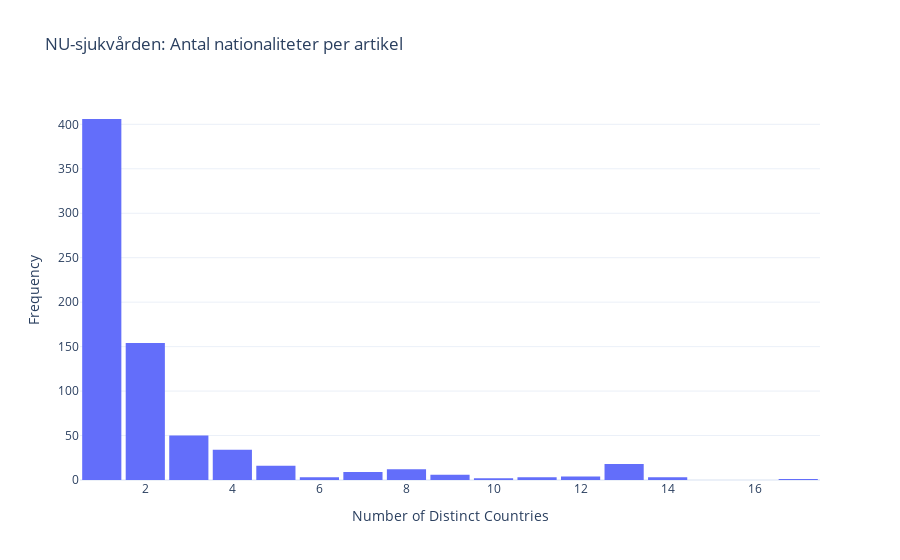

The notebook cell this image was saved under:
### Code cell
import plotly.express as px

# Create a histogram for the countries_distinct_count column using Plotly
fig = px.histogram(
    df,
    x='countries_distinct_count',
    nbins=20,  # Set the number of bins
    title='NU-sjukvården: Antal nationaliteter per artikel',
    labels={'countries_distinct_count': 'Number of Distinct Countries'}
)

# Update layout for better visualization
fig.update_layout(
    xaxis_title='Number of Distinct Countries',
    yaxis_title='Frequency',
    bargap=0.1,  # Adjust gap between bars
    template='plotly_white'
)

# Show the figure
fig.show()

### Figure 1 — Plotly figure (JSON) as saved in the notebook; plotly's stock layout.template omitted (floating-point values rounded to 4 significant figures; data arrays with more than 128 entries replaced by an {"elided": "..."} marker saying what was removed)
{"data": [{"alignmentgroup": "True", "bingroup": "x", "hovertemplate": "Number of Distinct Countries=%{x}<br>count=%{y}<extra></extra>", "legendgroup": "", "marker": {"color": "#636efa", "pattern": {"shape": ""}}, "name": "", "nbinsx": 20, "offsetgroup": "", "orientation": "v", "showlegend": false, "type": "histogram", "x": {"elided": "721 int values"}, "xaxis": "x", "yaxis": "y"}], "layout": {"bargap": 0.1, "barmode": "relative", "legend": {"tracegroupgap": 0}, "title": {"text": "NU-sjukvården: Antal nationaliteter per artikel"}, "xaxis": {"anchor": "y", "domain": [0, 1], "title": {"text": "Number of Distinct Countries"}}, "yaxis": {"anchor": "x", "domain": [0, 1], "title": {"text": "Frequency"}}}}
